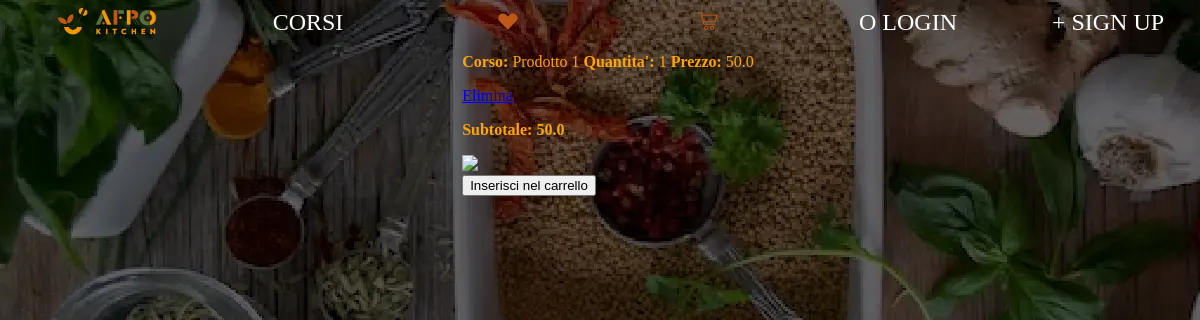
The app's page /carrello2 (signed in) with its own data.
### tables this page shows
CREATE TABLE carrello (
    id INTEGER PRIMARY KEY,
    id_uten INTEGER,
    id_prodotto INTEGER,
    quantita INTEGER,
    prezzo_unitario REAL,
    nome_prodotto TEXT
);

### app.py (the view)
@app.route('/carrello2', methods=['POST', 'GET'])
def vis_carrello():
    if 'id_utente' not in globals():
        msg="Prima effettuare il login"
        return render_template("index.html", msg=msg)
    else:
        id=id_utente
        tabella="carrello"
        db=db_utenti()
        acquistati=visualizza_carrello(db, id, tabella)
        tot=0
        for acquisto in acquistati:
            tot+=float(acquisto[4])
        return render_template("carrello.html", acquistati=acquistati, tot=tot)

### app.py (called while the page is built)
def db_utenti():
    db = getattr(g, '_database', None)
    if db is None:
        db = g._database = sqlite3.connect(DATABASE)
    return db

def visualizza_carrello(db_ram, id, tabella):
    cursore=db_ram.cursor()
    cursore.execute(f"SELECT * FROM {tabella} WHERE id_uten={id}")
    carrello=cursore.fetchall()
    return carrello

### templates/carrello.html (shortened to what this page needs)
<!DOCTYPE html>
<head>
    <link type="text/css" rel="stylesheet" href="{{ url_for('static', filename='templates.css') }}" />
</head>
<body class="body">
    <header class="banner">
        <a href="{{url_for('index')}}" class="link"><img src="{{url_for('static', filename='logo intero.png')}}" alt="Logo1" class="img" /></a>
        <a href="{{url_for('landing')}}" class="link">CORSI</a>
        <a href="{{url_for('landing')}}" class="link"><img src="{{url_for('static', filename='preferito selezionato.png')}}" alt="preferiti" class="img2" /></a>
        <a href="{{url_for('vis_carrello')}}" class="link"><img src="{{url_for('static', filename='cart in corso.png')}}" alt="carrello" class="img2" /> </a>
        <p id="comparsa" class="link">O LOGIN</p>
        <p id="comparsa2" class="link">+ SIGN UP</p>
    </header>
    <div class="pannello">
        {% for acquistati in acquistati %}
        <div>
            <p><strong>Corso: </strong>{{ acquistati[5] }} <strong>Quantita': </strong>{{acquistati[3]}} <strong>Prezzo: </strong>{{acquistati[4]}}</p>
            <a href="{{url_for('elimina_riga', id77=acquistati[0])}}">Elimina</a>
        </div>
        {% endfor %}
        <p><strong>Subtotale: {{tot}}</strong></p>
        <form action="{{ url_for('carrello') }}" method="post" class="pannello2">
            <img src="#" class="little" /><br>
            <button type="submit">Inserisci nel carrello</button><br />
        </form>
    </div>
</body>

### static/templates.css (style rules this page uses)
.body { background-image: url("base homepage.webp"); background-size:auto; color: orange; display:flex; flex-direction:column; width:100%; justify-content: center; align-items: center; }
.img { width:50%; height:18%; margin-bottom:-5%; }
.img2 { width:10%; height:2.5%; }
.banner { position:relative; width: 100%; height: 20%; display:flex; flex-direction:row; padding:1.5%, 0%; align-items:center; color:orange; }
.link { position: relative; text-decoration: none; color: white; font-size: 150%; text-align: center; margin: auto; width: 100%; cursor:pointer; }

### records on screen
carrello: nome_prodotto "Prodotto 1", quantita "1", prezzo_unitario "50.0"

### other values on screen
{{ tot }} "50.0"
